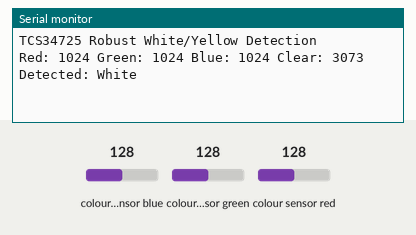
Simulated run of this sketch. Board: Arduino Mega 2560, built with avr-gcc and run on an emulated ATmega2560. On the bench: the last lines printed to the serial monitor. The inputs (shaded band) are chosen by the test bench; at power-on: colour sensor blue 128, colour sensor green 128, colour sensor red 128.

Above: at 1.2 s.
1.3 s: colour sensor blue set to 5
At 2.6 s:
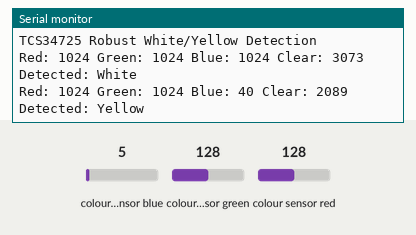
4.3 s: colour sensor green set to 5
At 6.2 s:
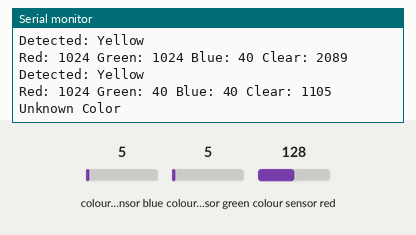
7.3 s: colour sensor red set to 5
At 8.6 s:
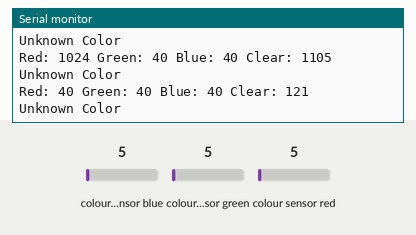
Timing chart, 0 to 10.3 s (numbered marks = the images above; inputs shaded):
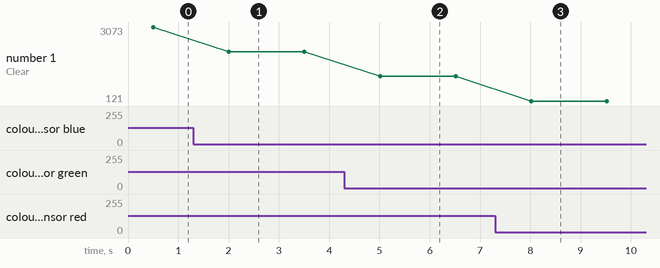

Measured:
- after the input at 1.3 s, the serial monitor: prints a new line after 0.71 s (image 1)
- after the input at 4.3 s, the serial monitor: prints a new line after 0.71 s (image 2)
- after the input at 7.3 s, the serial monitor: prints a new line after 0.72 s (image 3)
- plotted number 1: 3073 → 2089 after the input at 1.3 s, 2089 → 1105 after the input at 4.3 s, 1105 → 121 after the input at 7.3 s

The sketch:

i2c_sensor.ino
```cpp
#include <Wire.h>
#include <Adafruit_TCS34725.h>

Adafruit_TCS34725 tcs = Adafruit_TCS34725(TCS34725_INTEGRATIONTIME_50MS, TCS34725_GAIN_4X);

// Variables for RGB readings
uint16_t r, g, b, c;

void setup() {
  Serial.begin(9600);
  Wire.begin();

  if (tcs.begin()) {
    Serial.println("TCS34725 Robust White/Yellow Detection");
  } else {
    Serial.println("TCS34725 not found, check wiring!");
    while (1);
  }

  tcs.setIntegrationTime(TCS34725_INTEGRATIONTIME_154MS);  // Longer for better sensitivity
  tcs.setGain(TCS34725_GAIN_1X);  // Start with 1x gain, adjust if needed
}

void readColors() {
  uint32_t rSum = 0, gSum = 0, bSum = 0, cSum = 0;
  const int samples = 5;

  for (int i = 0; i < samples; i++) {
    tcs.getRawData(&r, &g, &b, &c);
    rSum += r;
    gSum += g;
    bSum += b;
    cSum += c;
    delay(50);  // Wait for integration
  }

  r = rSum / samples;
  g = gSum / samples;
  b = bSum / samples;
  c = cSum / samples;
}

void loop() {
  readColors();

  Serial.print("Red: ");
  Serial.print(r);
  Serial.print(" Green: ");
  Serial.print(g);
  Serial.print(" Blue: ");
  Serial.print(b);
  Serial.print(" Clear: ");
  Serial.println(c);

  // Robust detection
  // White: High balanced R, G, B (e.g., all > 1000, clear high)
  if (r > 1000 && g > 1000 && b > 1000 && abs(r - g) < 200 && abs(g - b) < 200 && abs(r - b) < 200) {
    Serial.println("Detected: White");
  }
  // Yellow: High R and G, low B (e.g., R, G > 800, B < 500)
  else if (r > 800 && g > 800 && b < 500 && r > b && g > b) {
    Serial.println("Detected: Yellow");
  } else {
    Serial.println("Unknown Color");
  }

  delay(1000);
}
```
